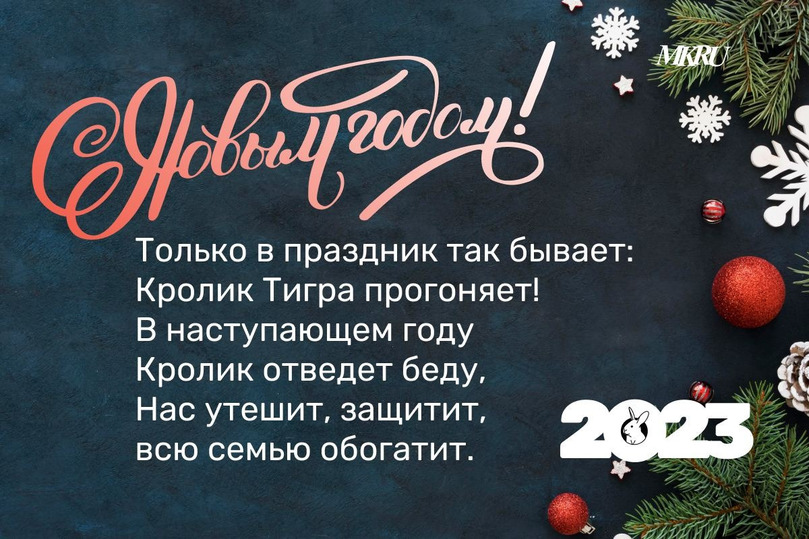
#> input picture practise/labs/8/postcard.jpg, 809 x 539 px
$ python 83.py
#> lines starting #> are read from the running program, lines starting #| are printed output that depends on the picture
from PIL import Image, ImageDraw, ImageFont


name = input("Введите имя получателя: ")
#> the answer given: postcard.jpg
filename = "postcard.jpg"
with Image.open(filename) as img:
#> img is the input picture: PIL image 809x539 RGB; mean R, G, B 63.8, 71.6, 77.2
    img.load()
# используется файл с жирными символами шрифта Arial
font = ImageFont.truetype("arial_bold.ttf", 25)
draw_text = ImageDraw.Draw(img)
draw_text.text(
    (img.width // 2 - 100, 15),
    name + ", поздравляю!",
    font=font,
    fill=('#FAACAC')
)
img.show()
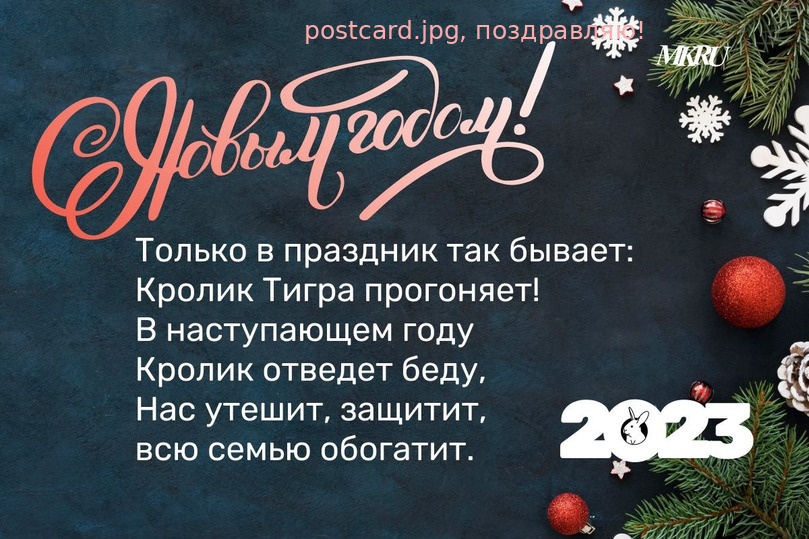
#> shown: PIL image 809x539 RGB; mean R, G, B 64.6, 72, 77.6
img.save(name + "_postcard.png")

$ run again, with practise/labs/8/23f.jpg copied over practise/labs/8/postcard.jpg
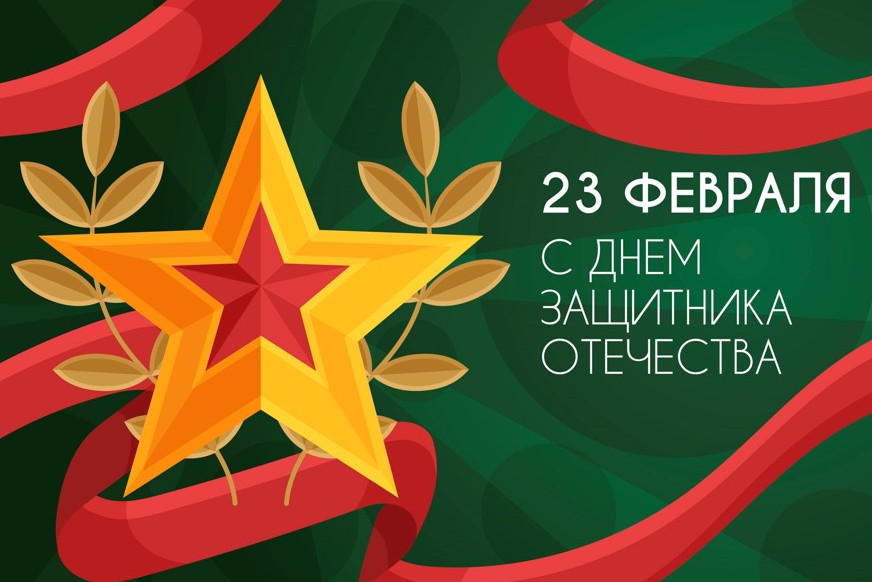
#> input picture practise/labs/8/23f.jpg, 872 x 582 px
#> img is the input picture: PIL image 872x582 RGB; mean R, G, B 101.1, 81.1, 42.8
#> `img.show()`:
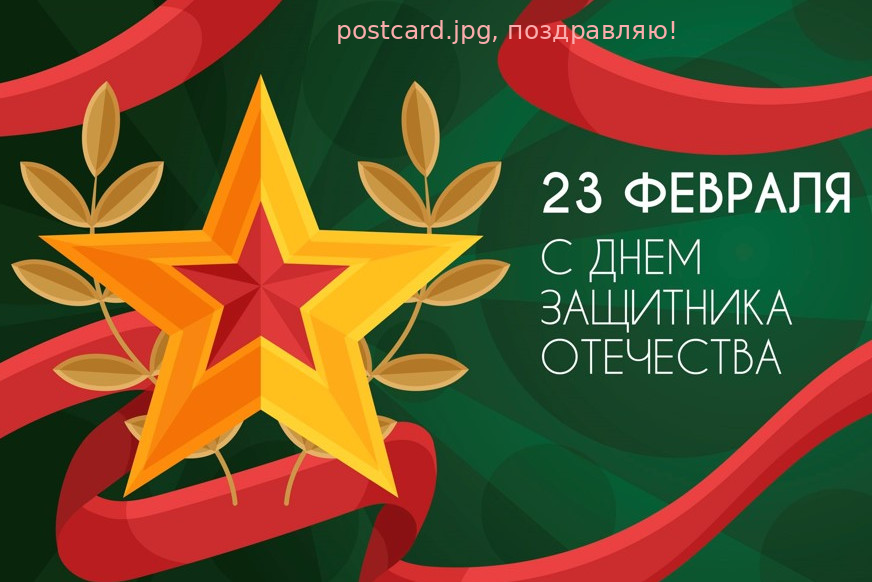
#> shown: PIL image 872x582 RGB; mean R, G, B 101.8, 81.4, 43.3
